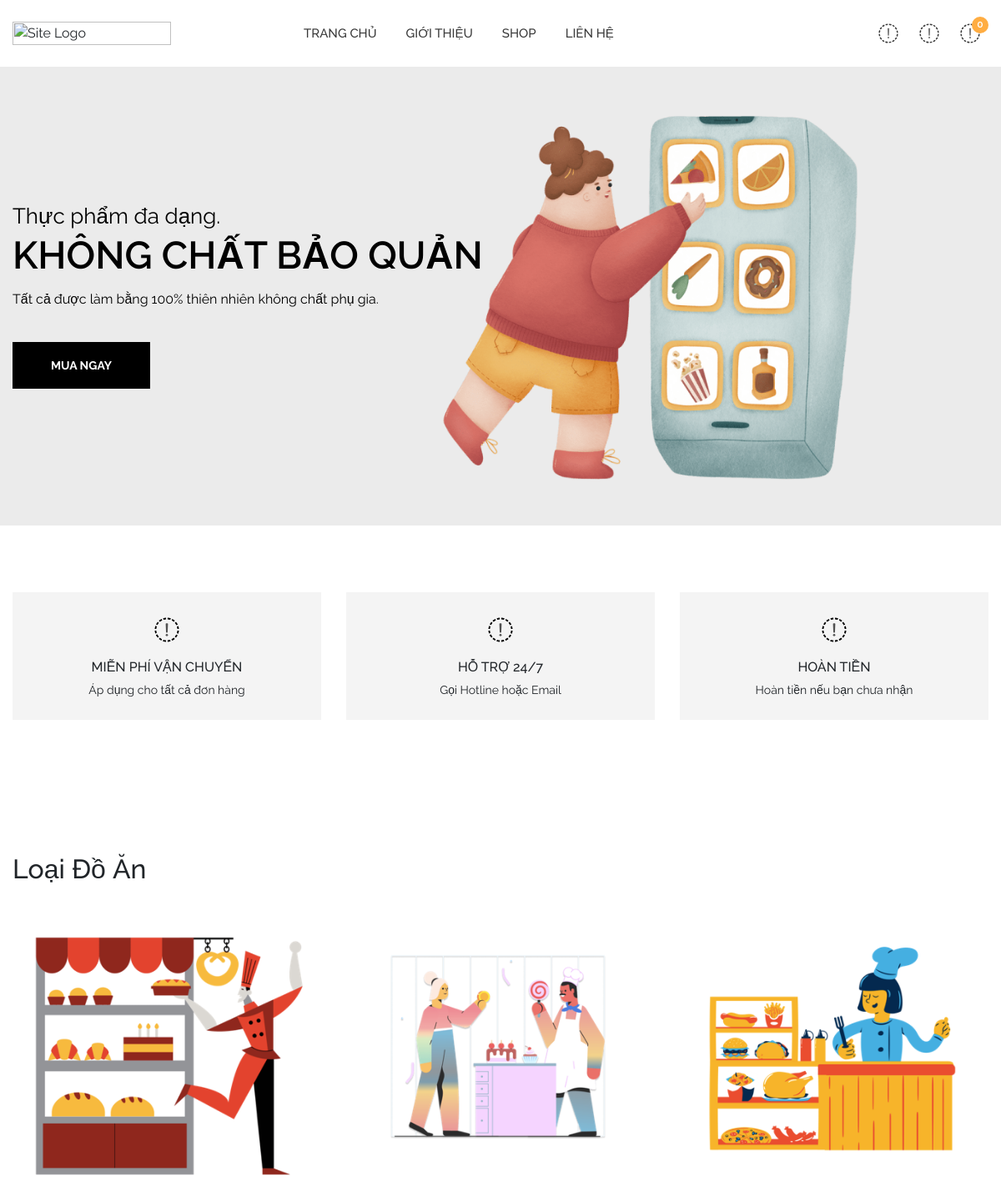
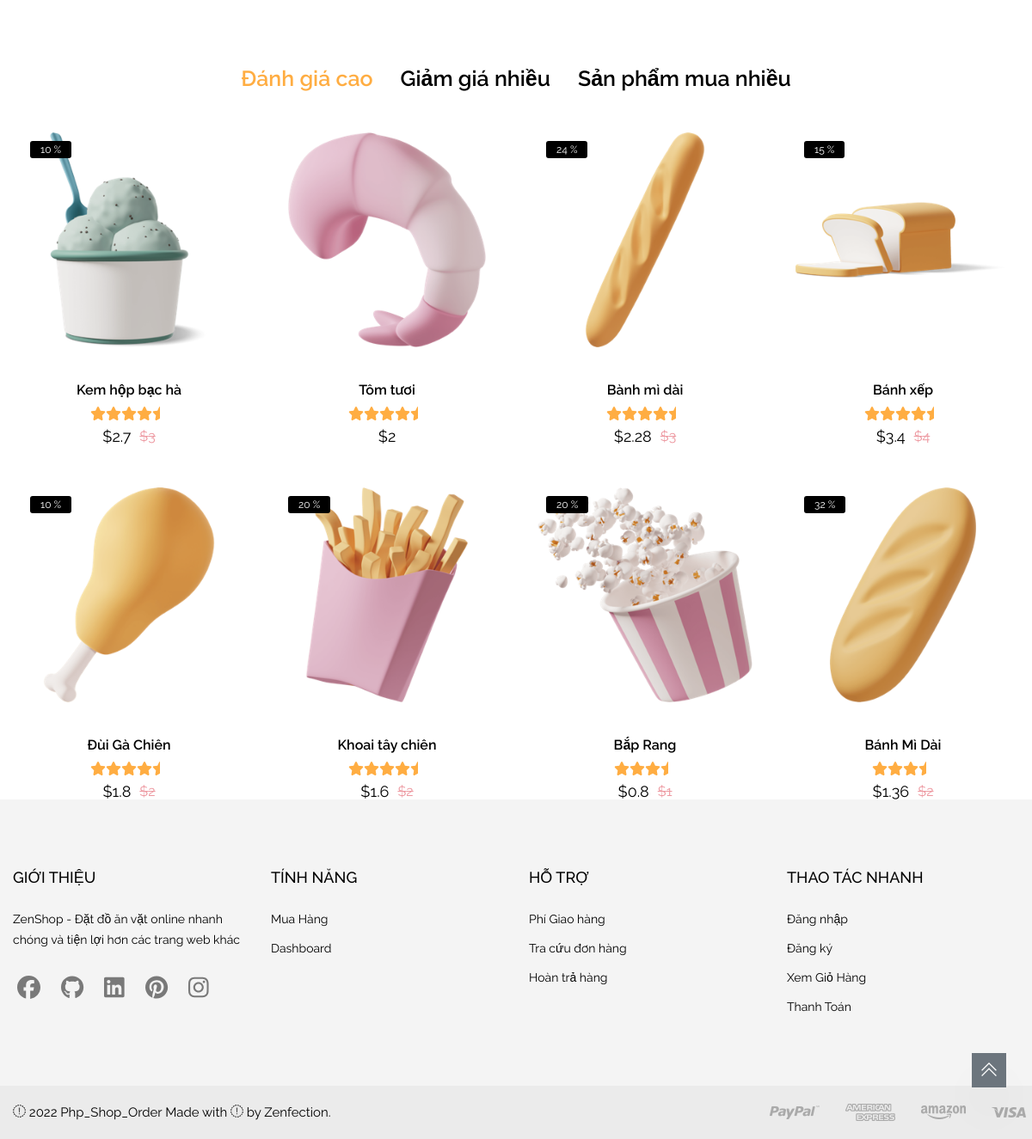
/ (signed in), run on the app's committed database (2 pictures, top to bottom).
### tables this page shows
CREATE TABLE tb_category
(
  id_category char(25)     NOT NULL,
  title       varchar(50)  NOT NULL,
  image       varchar(255) NOT NULL,
  active      tinyint(1)   NOT NULL,
  PRIMARY KEY (id_category)
);

CREATE TABLE tb_product
(
  id_product  int(11)       NOT NULL AUTO_INCREMENT,
  name        varchar(50)   NOT NULL,
  description varchar(255)  NOT NULL,
  price       float         NOT NULL,
  ranking     int           NOT NULL,
  image       varchar(255)  NOT NULL,
  discount    DECIMAL(10,2) NULL    ,
  quantity    int           NOT NULL,
  id_category char(25)      NOT NULL,
  PRIMARY KEY (id_product)
);

### product.php (the view, shortened to what this page needs)
<div class="col-12 col-sm-6 col-lg-3 product-wrapper m-b-40 product">
    <div class="thumb">
        <a class="load-product cursor-pointer image" id="<?php echo $id?>">
            <img class="fit-image p-10" id="img-product<?php echo $id ?>" src="./assets/images/products/<?php echo $image ?>" alt="Product" />
        </a>
        <?php
        if ($discount > 0) {
            $discount_price = $price - ($price * $discount / 100);
        ?>
            <span class="badges">
                <span class="sale"><?php echo (int)$discount ?> %</span>
            </span>
        <?php
        }
        ?>
    </div>
    <div class="content">
        <h5 class="title"><a class="product-title"><?php echo $name ?></a></h5>
        <span class="rating">
            <?php
            $temp = $ranking;
            for ($j = 0; $j < 5; $j++) {
                if ($temp > 2) {
                    echo "<i class='fa-solid fa-star' style='color: #ffad42'></i>";
                    $temp -= 2;
                } else if ($temp > 0) {
                    echo "<i class='fa-solid fa-star-half' style='color: #ffad42'></i>";
                    $temp = 0;
                }
            }
            ?>
        </span>
        <span class="price">
            <?php
            if ($discount > 0) {
            ?>
                <span class="new">$<?php echo $discount_price ?></span>
                <span class="old">$<?php echo $price ?></span>
            <?php
            } else {
            ?>
                <span class='new'>$<?php echo $price ?></span>
            <?php
            }
            ?>
        </span>
    </div>
</div>

### home.php (shortened to what this page needs)
<div class="section">
    <div class="hero-slider swiper-container">
        <div class="swiper-wrapper">
            <div class="hero-slide-item swiper-slide">
                <div class="hero-slide-bg">
                    <img src="./assets/images/slider/1.png" alt="Slider Image" />
                </div>
                <div class="container">
                    <div class="hero-slide-content text-start">
                        <h5 class="sub-title">Thực phẩm đa dạng.</h5>
                        <h2 class="title m-0">KHÔNG CHẤT BẢO QUẢN</h2>
                        <p class="ms-0">Tất cả được làm bằng 100% thiên nhiên không chất phụ gia.</p>
                        <a id="shop" class="nav-content btn btn-dark btn-hover-primary">Mua Ngay</a>
                    </div>
                </div>
            </div>
            <div class="hero-slide-item swiper-slide">
                <div class="hero-slide-bg">
                </div>
                <div class="container">
                    <div class="hero-slide-content text-center text-md-end">
                    </div>
                </div>
            </div>
        </div>
    </div>
</div>
<div class="section section-padding">
    <div class="container">
        <div class="row row-cols-1 row-cols-sm-2 row-cols-md-3 m-b-n30" data-aos="fade-out" data-aos-duration="600">
            <div class="col m-b-30">
                <div class="single-cta-wrapper">
                    <div class="cta-icon">
                        <i class="fa-duotone fa-truck-fast"></i>
                    </div>
                    <div class="cta-content">
                        <h4 class="title">Miễn phí vận chuyển</h4>
                        <p>Áp dụng cho tất cả đơn hàng</p>
                    </div>
                </div>
            </div>
            <div class="col m-b-30">
                <div class="single-cta-wrapper">
                    <div class="cta-icon">
                        <i class="fa-duotone fa-headset"></i>
                    </div>
                    <div class="cta-content">
                        <h4 class="title">Hỗ trợ 24/7</h4>
                        <p>Gọi Hotline hoặc Email</p>
                    </div>
                </div>
            </div>
            <div class="col m-b-30">
                <div class="single-cta-wrapper">
                    <div class="cta-icon">
                        <i class="fa-duotone fa-money-bill-transfer"></i>
                    </div>
                    <div class="cta-content">
                        <h4 class="title">Hoàn tiền</h4>
                        <p>Hoàn tiền nếu bạn chưa nhận</p>
                    </div>
                </div>
            </div>
        </div>
    </div>
</div>
<div class="section section-margin">
    <div class="container">
        <h2>Loại Đồ Ăn</h2>
        <div class="row row-cols-md-3 row-cols-sm-2 row-cols-1 m-b-n30">
            <?php
            $sql = "SELECT * FROM `tb_category` WHERE active = 1 LIMIT 3";
            $result = mysqli_query($conn, $sql);
            $count = mysqli_num_rows($result);
            if ($count > 0) {
                while ($row = mysqli_fetch_assoc($result)) {
                    $image = $row['image'];
            ?>
                    <div class="col m-b-30" data-aos="fade-in">
                        <a href="#" class="banner hover-style">
                            <?php
                            if ($image == "") {
                                echo "<div class='error'>Image not Available</div>";
                            } else {
                            ?>
                                <img class="fit-image p-10" src="./assets/images/category/<?php echo $image; ?>" alt="Banner Image"/>
                            <?php
                            }
                            ?>
                        </a>
                    </div>
            <?php
                }
            }
            ?>
        </div>
    </div>
</div>
<div class="section position-relative">
    <div class="container">
        <div class="row" data-aos="fade-out" data-aos-duration="600">
            <div class="col-12">
                <ul class="product-tab-nav nav justify-content-center m-b-n15 p-b-40 title-border-bottom">
                    <li class="nav-item m-b-15"><a class="nav-link active" data-bs-toggle="tab" href="#top-product-ranking">Đánh giá cao</a></li>
                    <li class="nav-item m-b-15"><a class="nav-link" data-bs-toggle="tab" href="#top-product-discount">Giảm giá nhiều</a></li>
                    <li class="nav-item m-b-15"><a class="nav-link" data-bs-toggle="tab" href="#top-product-seller">Sản phẩm mua nhiều</a></li>
                </ul>
            </div>
        </div>
        <div class="row">
            <div class="col-12">
                <div class="tab-content">
                    <div class="tab-pane fade show active" id="top-product-ranking">
                        <div class="row m-b-n40">
                            <?php
                            $sql = "SELECT * FROM `tb_product` ORDER BY `tb_product`.`ranking` DESC LIMIT 8";
                            $result = mysqli_query($conn, $sql);
                            $count = mysqli_num_rows($result);
                            if ($count > 0) {
                                while ($row = mysqli_fetch_assoc($result)) {
                                    $id = $row['id_product'];
                                    $name = $row['name'];
                                    $price = $row['price'];
                                    $discount = $row['discount'];
                                    $image = $row['image'];
                                    $ranking = $row['ranking'];
                            ?>
                                    <?php include "./product.php" ?>
                            <?php
                                }
                            }
                            ?>
                        </div>
                    </div>
                            <?php
                            $sql = "SELECT * FROM `tb_product` ORDER BY `tb_product`.`discount` DESC LIMIT 8";
                            $result = mysqli_query($conn, $sql);
                            $count = mysqli_num_rows($result);
                            if ($count > 0) {
                                while ($row = mysqli_fetch_assoc($result)) {
                                    $id = $row['id_product'];
                                    $name = $row['name'];
                                    $price = $row['price'];
                                    $discount = $row['discount'];
                                    $image = $row['image'];
                                    $ranking = $row['ranking'];
                            ?>
                                    <?php include "./product.php" ?>
                            <?php
                                }
                            }
                            ?>
                </div>
            </div>
        </div>
    </div>
</div>

### data on the page
tb_category: image (picture)
tb_category: image (picture)
tb_category: image (picture)
tb_product: image (picture), discount "10", name "Kem hộp bạc hà", discount_price "2.7", price "3"
tb_product: image (picture), name "Tôm tươi", price "2"
tb_product: image (picture), discount "24", name "Bành mì dài", discount_price "2.28", price "3"
tb_product: image (picture), discount "15", name "Bánh xếp", discount_price "3.4", price "4"
tb_product: image (picture), discount "10", name "Đùi Gà Chiên", discount_price "1.8", price "2"
tb_product: image (picture), discount "20", name "Khoai tây chiên", discount_price "1.6", price "2"
tb_product: image (picture), discount "20", name "Bắp Rang", discount_price "0.8", price "1"
tb_product: image (picture), discount "32", name "Bánh Mì Dài", discount_price "1.36", price "2"

### other printed values
$countCart "0"
